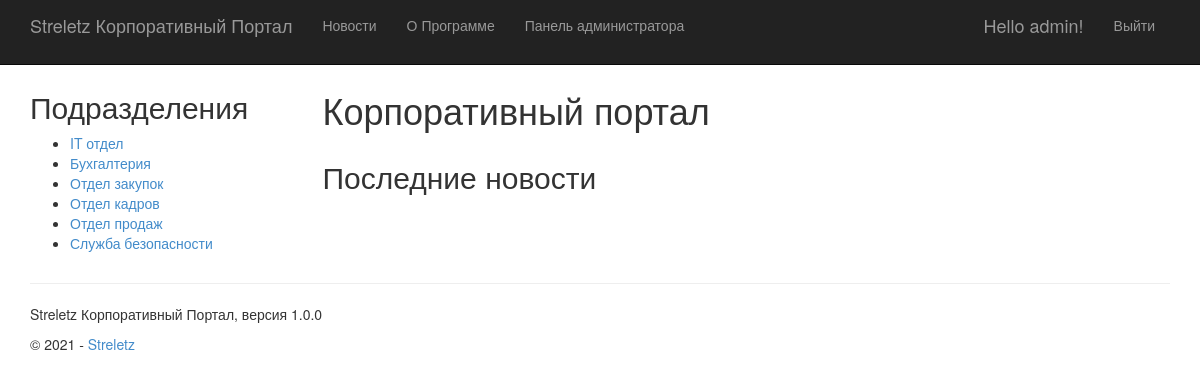
The app's page / (signed in) with its own data.
### app/models.py (models this page shows, shortened)
class Department(models.Model):
    name = models.CharField(max_length=255, unique=True, verbose_name="Название")
    description = models.TextField(null=True, verbose_name="Описание")
    class Meta:
        verbose_name = "Подразделение"
        verbose_name_plural = "Подразделения"

### app/views.py (the view)
# urls.py: urlpatterns = [path('', views.home, name='home'),
def home(request):
    assert isinstance(request, HttpRequest)
    return render(
        request,
        'app/index.html',
        {
            'title': 'Home Page',
            'year': YEAR,
            'app_name': APP_NAME,
            'version': VERSION
        }
    )

### app/ui_modules/department_menu.py (called while the page is built)
@register.inclusion_tag(
    '../templates/app/ui_modules/department_menu.html')
def department_menu():
    departments = Department.objects.all().order_by('name')
    return {'departments': departments}

### app/ui_modules/last_posts.py (called while the page is built)
@register.inclusion_tag(
    '../templates/app/ui_modules/last_posts.html')
def last_posts():
    posts = Post.objects.all().order_by('-created')[:settings.APP_LAST_POSTS_COUNT]
    return {'posts': posts}

### app/templates/app/index.html
{% extends "app/layout.html" %}
{% block content %}
    <div class="row">
        <div class="col-md-12">
            <h1>Корпоративный портал</h1>
        </div>
    </div>
    {% load last_posts %}
    {% last_posts %}
{% endblock %}

### app/templates/app/loginpartial.html (shortened to what this page needs)
{% if user.is_authenticated %}
<form id="logoutForm" action="/logout/" method="post" class="navbar-right">
    <ul class="nav navbar-nav navbar-right">
        <li><span class="navbar-brand">Hello {{ user.username }}!</span></li>
        <li><a href="javascript:document.getElementById('logoutForm').submit()">Выйти</a></li>
    </ul>
</form>
{% else %}
<ul class="nav navbar-nav navbar-right">
    <li><a href="{% url 'login' %}">Войти</a></li>
</ul>
{% endif %}

### app/templates/app/ui_modules/department_menu.html
<h2>
    Подразделения
</h2>
<ul>
    {% for d in departments %}
        <li><a href="{% url 'department_content_view' id=d.id %}">{{ d.name }}</a></li>
    {% endfor %}
</ul>

### app/static/app/content/site.css (style rules this page uses)
body { padding-top: 50px; padding-bottom: 20px; }

### records on screen
Department: name "IT отдел"
Department: name "Бухгалтерия"
Department: name "Отдел закупок"
Department: name "Отдел кадров"
Department: name "Отдел продаж"
Department: name "Служба безопасности"

### other values on screen
{{ app_name }} "Streletz Корпоративный Портал"
{{ user.username }} "admin"
{{ version }} "1.0.0"
{{ year }} "2021"
